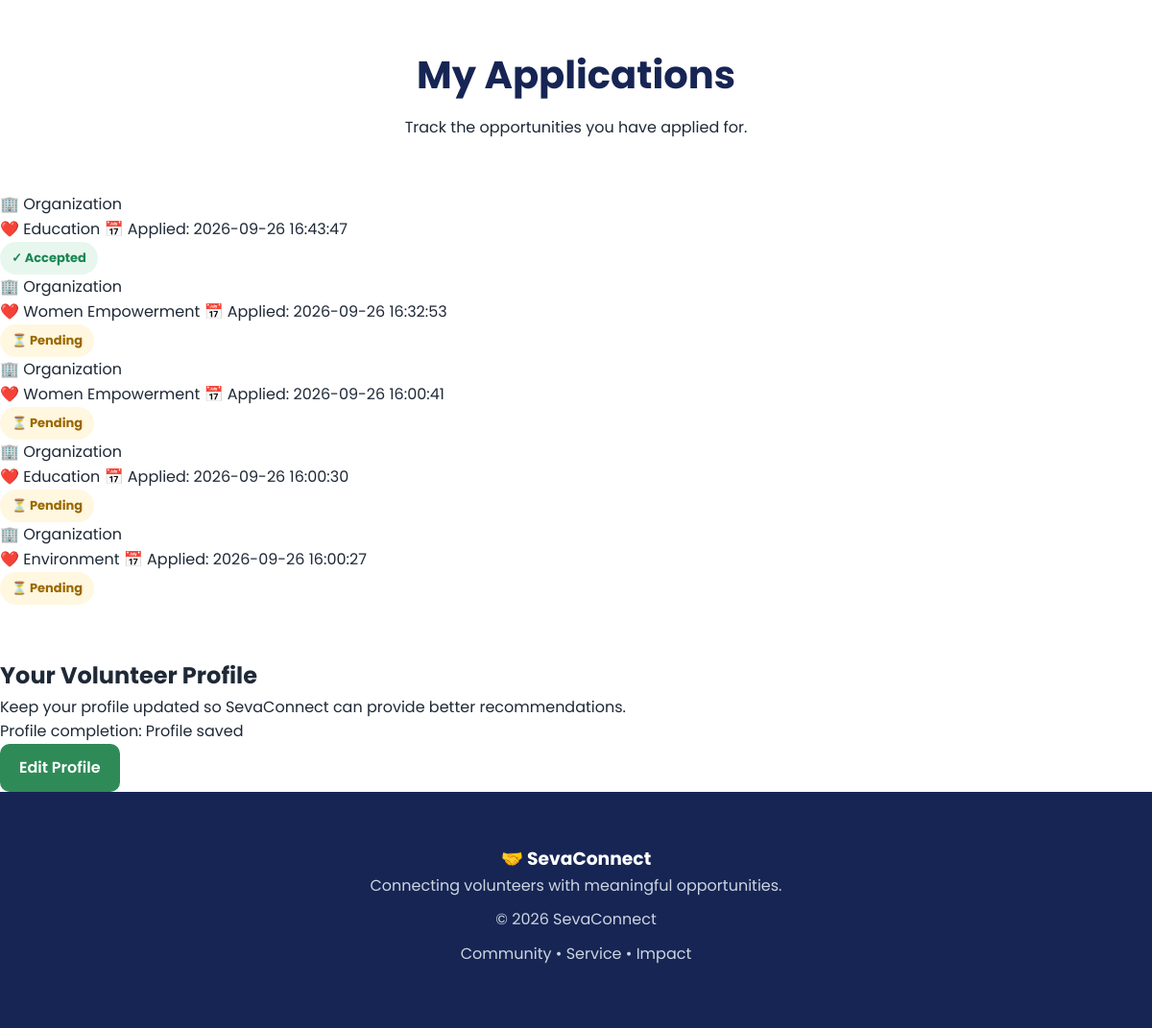
The page /volunteer-dashboard (signed in, lower part) on the database as committed earlier.
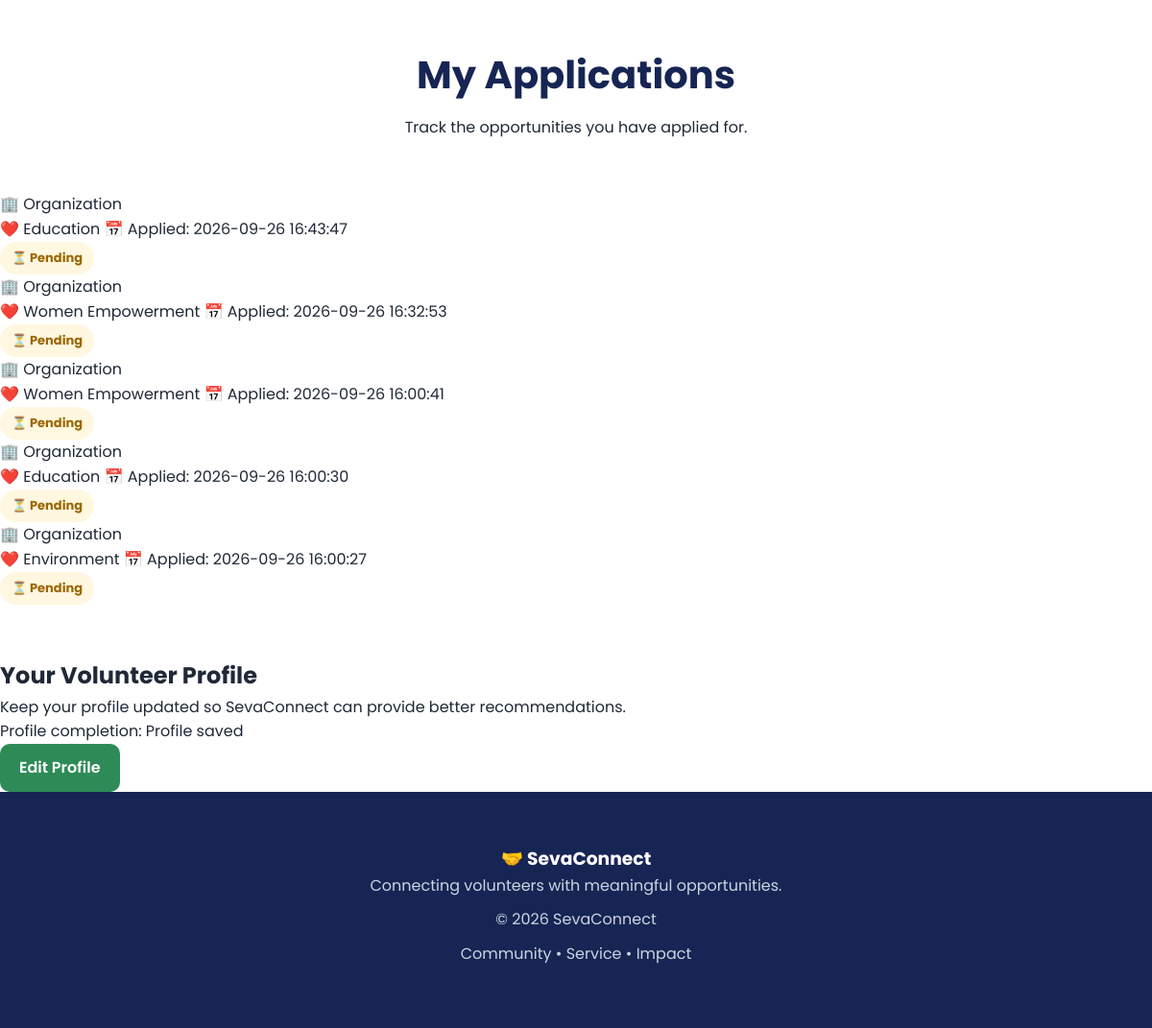
The same page on the database as committed later.
### tables this page shows
CREATE TABLE applications (
            application_id INTEGER PRIMARY KEY AUTOINCREMENT,
            user_id INTEGER NOT NULL,
            opportunity_id INTEGER NOT NULL,
            status TEXT DEFAULT 'Pending',
            applied_at TIMESTAMP DEFAULT CURRENT_TIMESTAMP,
            UNIQUE(user_id, opportunity_id),
            FOREIGN KEY (user_id) REFERENCES users(user_id),
            FOREIGN KEY (opportunity_id) REFERENCES opportunities(opportunity_id)
        );

CREATE TABLE opportunities (
            opportunity_id INTEGER PRIMARY KEY AUTOINCREMENT,
            ngo_id INTEGER,
            title TEXT NOT NULL,
            description TEXT,
            cause TEXT,
            required_skills TEXT,
            location TEXT,
            availability TEXT,
            hours_required INTEGER,
            mode TEXT,
            experience_required TEXT,
            FOREIGN KEY (ngo_id) REFERENCES ngos(ngo_id)
        );

### app.py (the view)
@app.route("/volunteer-dashboard")
def volunteer_dashboard():
    if "user_id" not in session:
        return redirect(
            url_for("login")
        )
    if session.get("role") != "volunteer":
        return redirect(
            url_for("login")
        )
    connection = get_db_connection()
    profile = connection.execute(
        """
        SELECT *
        FROM volunteer_profiles
        WHERE user_id = ?
        """,
        (
            session["user_id"],
        )
    ).fetchone()
    opportunities = connection.execute(
        """
        SELECT *
        FROM opportunities
        ORDER BY opportunity_id DESC
        """
    ).fetchall()
    applications = connection.execute(
        """
        SELECT
            applications.*,
            opportunities.title AS opportunity_title,
            opportunities.cause,
            opportunities.location,
            opportunities.mode
        FROM applications

        INNER JOIN opportunities
            ON applications.opportunity_id =
               opportunities.opportunity_id

        WHERE applications.user_id = ?

        ORDER BY applications.application_id DESC
        """,
        (
            session["user_id"],
        )
    ).fetchall()
    applied_ids = set(
        application["opportunity_id"]
        for application in applications
    )
    recommendations = []
    if profile:
        volunteer_data = {
            "skills": profile["skills"] or "",
            "interests": profile["interests"] or "",
            "location": profile["location"] or "",
            "availability": profile["availability"] or "",
            "experience": profile["experience"] or "",
            "preferred_mode": profile["preferred_mode"] or ""
        }
        try:
            recommendations = rank_opportunities(
                volunteer_data,
                opportunities
            )
        except Exception as error:
            print(
                "Recommendation error:",
                error
            )
            recommendations = []
    if not recommendations:
        recommendations = list(
            opportunities
        )[:5]
    recommendations = recommendations[:5]
    connection.close()
    return render_template(
        "volunteer_dashboard.html",
        profile=profile,
        opportunities=opportunities,
        recommendations=recommendations,
        applications=applications,
        applied_ids=applied_ids
    )

### app.py (called while the page is built)
def get_db_connection():
    return DatabaseConnection()

    def execute(self, query, params=()):
        if self.is_postgres:
            query = query.replace(
                "?",
                "%s"
            )
            cursor = self.connection.cursor(
                cursor_factory=RealDictCursor
            )
            cursor.execute(
                query,
                params
            )
            return cursor
        else:
            return self.connection.execute(
                query,
                params
            )

    def close(self):
        self.connection.close()

### matching.py (called while the page is built)
def make_list(value):
    if value is None:
        return []
    text = str(value).strip().lower()
    if not text:
        return []
    text = text.replace(";", ",")
    return [
        item.strip()
        for item in text.split(",")
        if item.strip()
    ]

def rank_opportunities(
    volunteer,
    opportunities,
    top_n=5
):
    ranked = []
    for opportunity in opportunities:
        score = calculate_score(
            volunteer,
            opportunity
        )
        ranked.append({
            "opportunity": opportunity,
            "score": score
        })
    ranked.sort(
        key=lambda item: item["score"],
        reverse=True
    )
    return ranked[:top_n]

### templates/volunteer_dashboard.html (shortened to what this page needs)
<!DOCTYPE html>
<html lang="en">
<head>
    <link rel="stylesheet"
          href="{{ url_for('static', filename='style.css') }}">
</head>
<body>
<main class="dashboard-container">
    <section class="dashboard-section">
        <div class="section-heading">
            <div>
                <h2>
                    My Applications
                </h2>
                <p>
                    Track the opportunities you have applied for.
                </p>
            </div>
        </div>
        {% if applications %}
        <div class="applications-list">
            {% for application in applications %}
            <div class="application-card">
                <div class="application-info">
                    <p class="application-ngo">
                        🏢
                        {{ application["ngo_name"] or "Organization" }}
                    </p>
                    <div class="application-meta">
                        <span>
                            ❤️
                            {{ application["cause"] }}
                        </span>
                        <span>
                            📅
                            Applied:
                            {{ application["applied_at"] }}
                        </span>
                    </div>
                </div>
                <div class="application-status">
                    {% if application["status"] == "Accepted" %}
                        <span class="status-badge accepted">
                            ✓ Accepted
                        </span>
                    {% elif application["status"] == "Rejected" %}
                        <span class="status-badge rejected">
                            ✕ Rejected
                        </span>
                    {% else %}
                        <span class="status-badge pending">
                            ⏳ Pending
                        </span>
                    {% endif %}
                </div>
            </div>
            {% endfor %}
        </div>
        {% endif %}
    </section>
    <section class="profile-summary">
        <div>
            <h2>
                Your Volunteer Profile
            </h2>
            <p>
                Keep your profile updated so SevaConnect can provide
                better recommendations.
            </p>
            <span class="profile-completion">
                {% if profile %}
                    Profile completion: Profile saved
                {% else %}
                    Profile completion: Please complete your profile
                {% endif %}
            </span>
        </div>
        <a href="{{ url_for('volunteer_profile') }}"
           class="primary-button">
            Edit Profile
        </a>
    </section>
</main>
<footer class="footer">
    <div class="footer-content">
        <div>
            <h3>
                🤝 SevaConnect
            </h3>
            <p>
                Connecting volunteers with meaningful
                opportunities.
            </p>
        </div>
        <div>
            <p>
                © 2026 SevaConnect
            </p>
            <p>
                Community • Service • Impact
            </p>
        </div>
    </div>
</footer>
</body>
</html>

### static/style.css (style rules this page uses)
* { margin: 0; padding: 0; box-sizing: border-box; }
html { scroll-behavior: smooth; }
body { font-family: "Poppins", Arial, Helvetica, sans-serif; color: #1f2937; background: #ffffff; line-height: 1.6; }
.section-heading { max-width: 720px; margin: 0 auto 55px; text-align: center; }
.section-heading h2 { font-size: 40px; line-height: 1.2; color: #172554; margin-bottom: 18px; }
footer { background: #172554; color: white; text-align: center; padding: 55px 20px; }
footer p { color: #cbd5e1; margin-bottom: 10px; }
.dashboard-section { max-width: 1200px; margin: 0 auto 55px; }
.primary-button { display: inline-block; padding: 12px 20px; border-radius: 10px; border: none; background: #2e8b57; color: white; text-decoration: none; font-weight: 600; cursor: pointer; }
.status-badge { display: inline-block; padding: 7px 12px; border-radius: 20px; font-size: 13px; font-weight: 700; }
.status-badge.pending { background: #fff7df; color: #9a6700; }

Rows that differ between the two databases and show on the page:
changed applications (number 1 of 5 on the later page): status "✓ Accepted" → "⏳ Pending"
